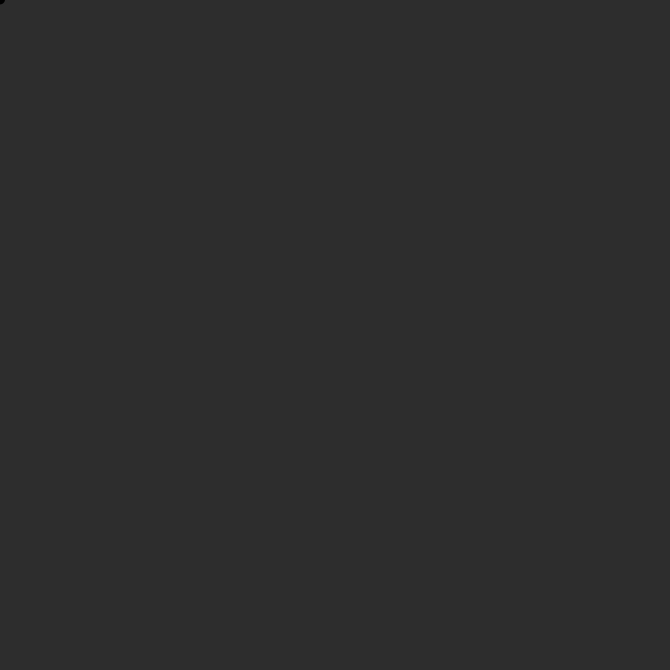
Frame 1 (no input)
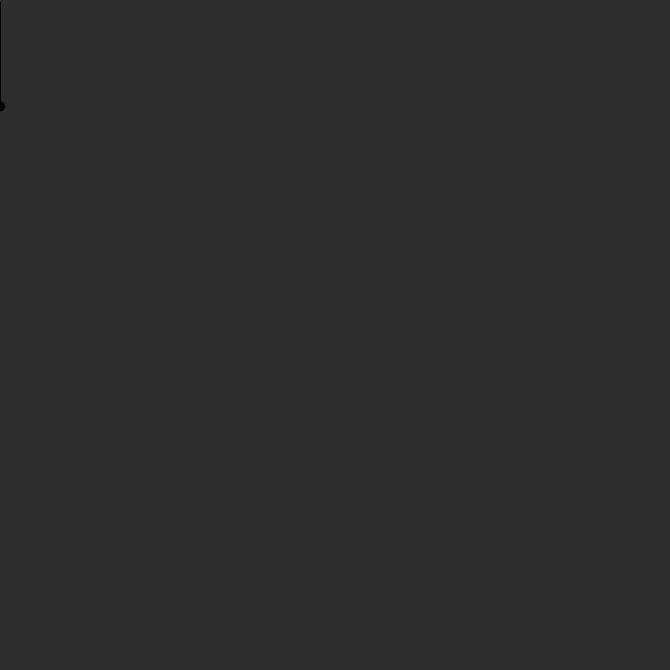
Frame 60 (the mouse pressed at the canvas centre just before this capture)
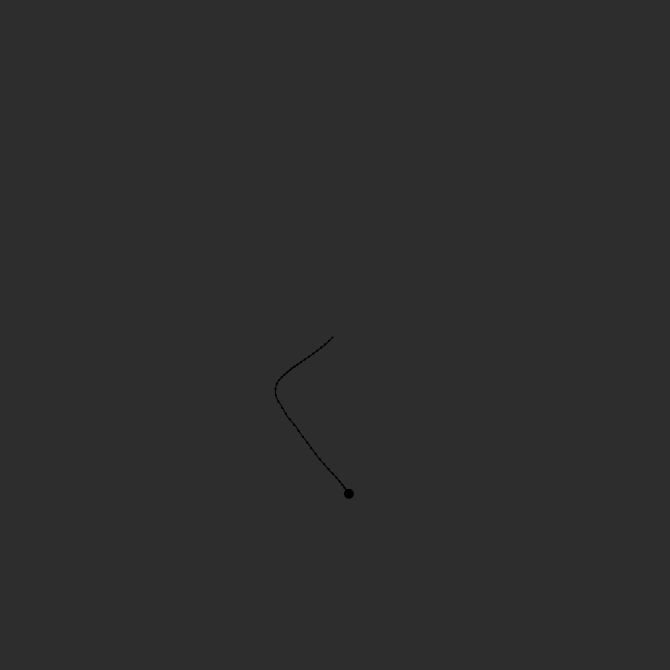
Frame 120 (the mouse held since frame 60 and released just before this capture)

The Processing sketch that drew these frames (run headless with seeded random() and noise(); from frame 60 on, the mouse is pressed at the canvas centre):

// Processing sketch: processing_101261
// ── processing_101261.pde

Point[] p = new Point[41];
Link link;

void setup() {
  size(670, 670);
  stroke(265, 90);

  for (int i = 0; i < p.length; i++) {
    p[i] = new Point();
  }
  link = new Link(p);
}

void draw() {
  background(45);

  link.display();
}

class Point {
  float x;
  float y;
  float lastX;
  float lastY;
  float nextX;
  float nextY;
  float velX;
  float velY;

  Point() {
  }
  
  void move(boolean pinToMouse) {
    if (pinToMouse == false) {
      velX = x - lastX;
      velY = y - lastY;

      velX *= .97;
      velY *= .97;

      nextX = x + velX;
      nextY = y + velY + .1;

      lastX = x;
      lastY = y;

      x = nextX;
      y = nextY;
    }  
    else {
      x = mouseX;
      y = mouseY;
    }
  }
}

class Link {
  float restingDistance = 2;
  float[] diffX;
  float[] diffY;
  float[] distance;
  float[] difference;
  float[] translateX;
  float[] translateY;
  Point[] p;

  Link(Point[] point) {
    p = point;
    diffX = new float[p.length];
    diffY = new float[p.length];
    distance = new float[p.length];
    difference = new float[p.length];
    translateX = new float[p.length];
    translateY = new float[p.length];
  }
  void solve() {
    for (int i = 0; i < p.length-1; i++) {
      // calculate the distance
      diffX[i] = p[i].x - p[i+1].x;
      diffY[i] = p[i].y - p[i+1].y;
      distance[i] = sqrt(diffX[i] * diffX[i] + diffY[i] * diffY[i]) ;

      // difference scalar
      difference[i] = (restingDistance - distance[i]) / distance[i];
      
      // translation for each Point. They'll be pushed 1/2 the required distance to match their resting distances.
      translateX[i] = diffX[i] * 0.5 * difference[i];
      translateY[i] = diffY[i] * 0.5 * difference[i];

      p[i].x += translateX[i];
      p[i].y += translateY[i];

      p[i+1].x -= translateX[i];
      p[i+1].y -= translateY[i];
    }
  }

  void display() {
    p[0].move(true);  //  pinToMouse = true for the first point
    for (int i = 1; i < p.length; i++) {
        p[i].move(false);
    }
    solve();
    for (int i = 0; i < p.length-1; i++) {
      stroke(0);
      line(p[i].x, p[i].y, p[i+1].x, p[i+1].y);
      noStroke();
      fill(0);
      ellipse(p[i].x, p[i].y, 2, 2);
      ellipse(p[i+1].x, p[i+1].y, 2, 2);
    }
    ellipse(p[p.length-1].x, p[p.length-1].y, 10, 10);
  }
}
